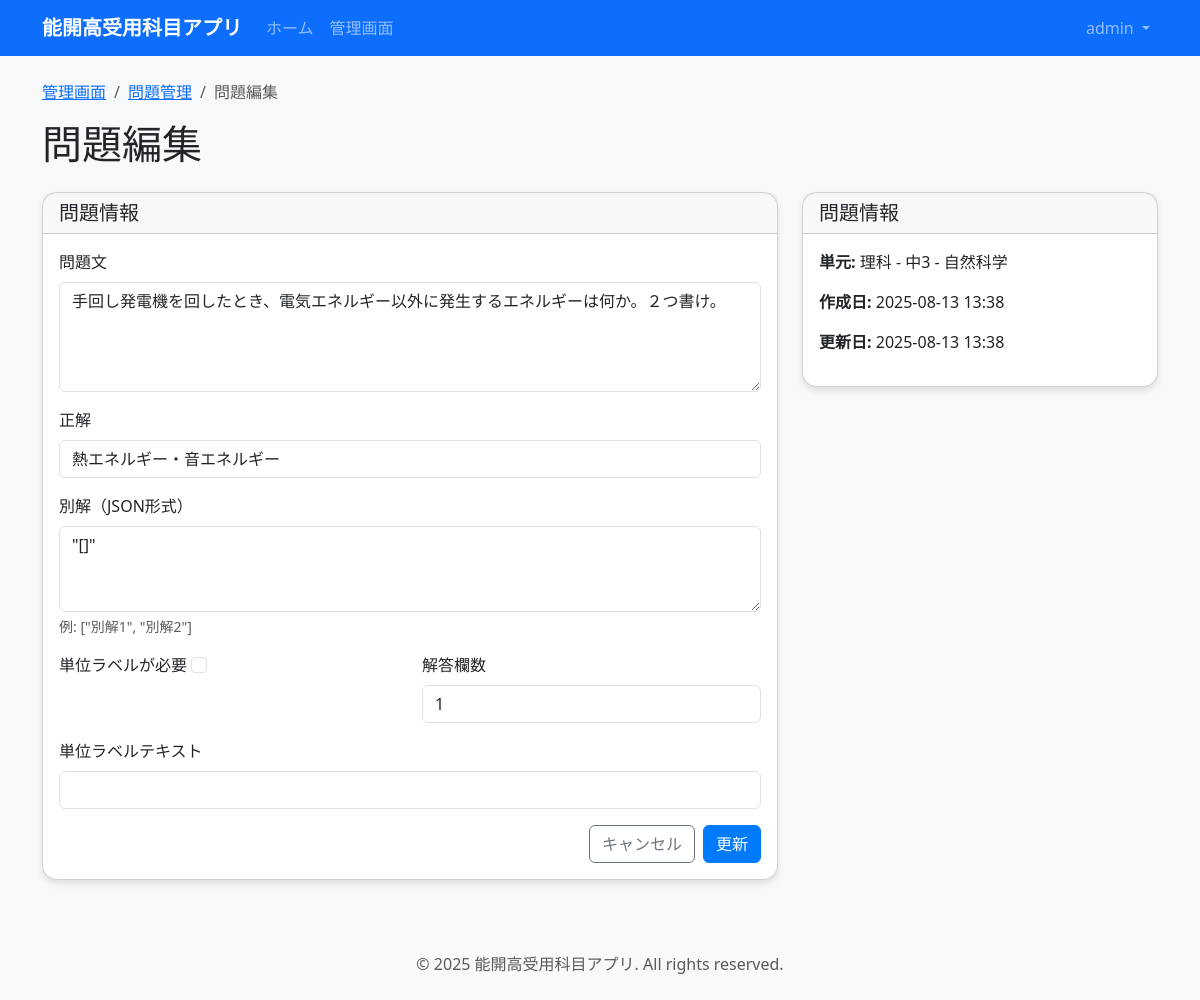
/admin-panel/questions/1429/edit/ (signed in), run on an earlier commit of the app's database.
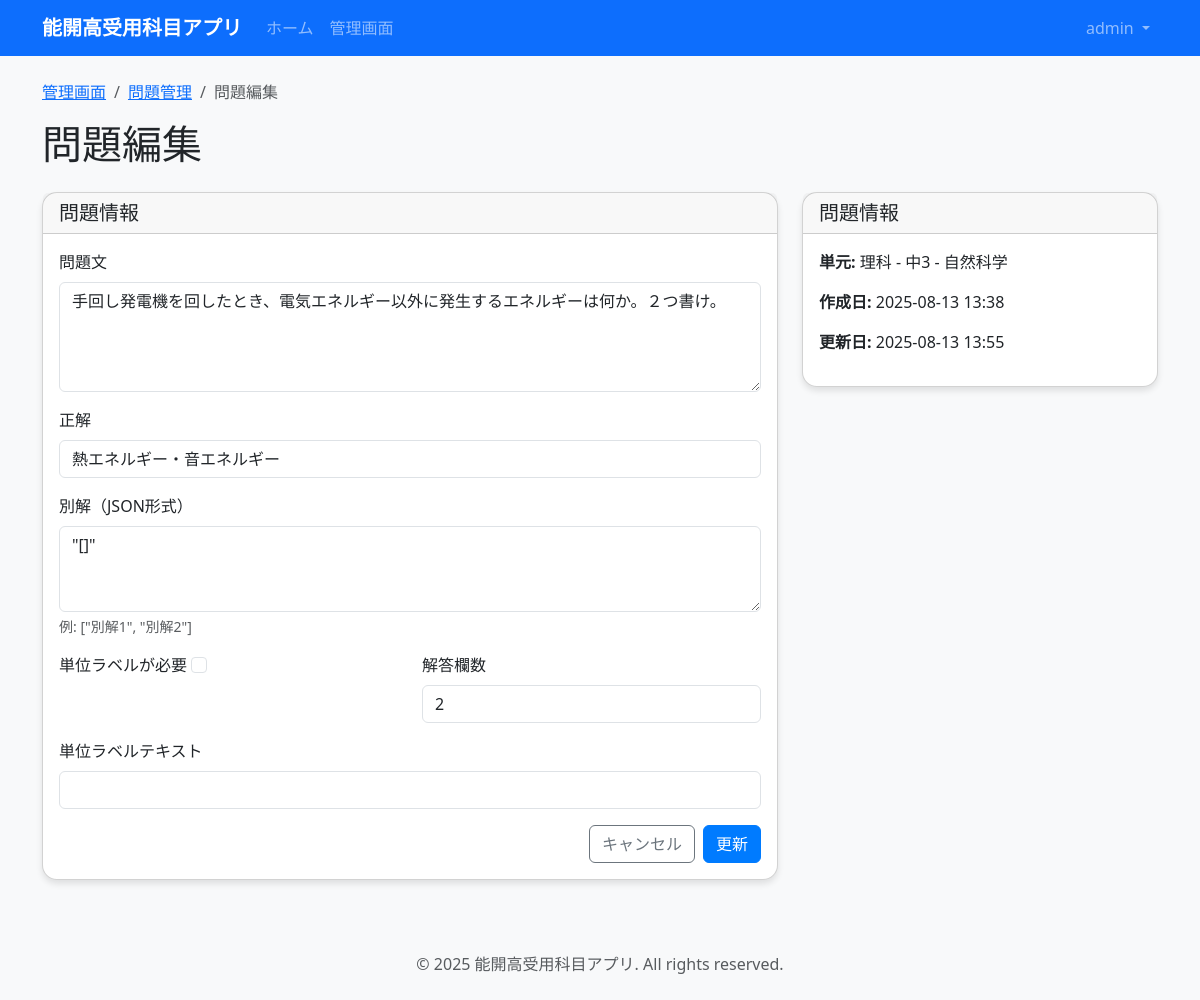
And on a later commit of the database.
### quiz_app/models.py (models this page shows, shortened)
class Question(models.Model):
    class QuestionType(models.TextChoices):
        TEXT = 'text', '記述問題'
        CHOICE = 'choice', '選択問題'
    unit = models.ForeignKey(
        Unit,
        on_delete=models.CASCADE,
        related_name='questions',
        verbose_name='単元'
    )
    source_id = models.CharField(max_length=50, verbose_name='元データID')
    question_type = models.CharField(
        max_length=10,
        choices=QuestionType.choices,
        default=QuestionType.TEXT,
        verbose_name='問題タイプ'
    )
    text = models.TextField(verbose_name='問題文')
    correct_answer = models.TextField(verbose_name='正解')
    accepted_alternatives = models.JSONField(
        default=list,
        blank=True,
        verbose_name='別解'
    )
    choices = models.JSONField(
        default=list,
        blank=True,
        verbose_name='選択肢'
    )
    requires_unit_label = models.BooleanField(
        default=False,
        verbose_name='単位ラベル必要'
    )
    unit_label_text = models.CharField(
        max_length=20,
        blank=True,
        verbose_name='単位ラベル'
    )
    parts_count = models.PositiveIntegerField(
        default=1,
        validators=[MinValueValidator(1), MaxValueValidator(10)],
        verbose_name='解答欄数'
    )
    created_at = models.DateTimeField(auto_now_add=True, verbose_name='作成日時')
    updated_at = models.DateTimeField(auto_now=True, verbose_name='更新日時')
    class Meta:
        verbose_name = '問題'
        verbose_name_plural = '問題'
        unique_together = ['unit', 'source_id']
        indexes = [
            models.Index(fields=['unit', 'source_id']),
        ]

class Unit(models.Model):
    subject = models.ForeignKey(
        Subject,
        on_delete=models.CASCADE,
        related_name='units',
        verbose_name='教科'
    )
    grade_year = models.CharField(max_length=10, verbose_name='学年')
    category = models.CharField(max_length=50, verbose_name='カテゴリ')
    unit_key = models.CharField(
        max_length=100,
        unique=True,
        verbose_name='単元キー'
    )
    class Meta:
        verbose_name = '単元'
        verbose_name_plural = '単元'
        unique_together = ['subject', 'grade_year', 'category']
    def __str__(self):
        return f"{self.subject.label_ja} - {self.grade_year} - {self.category}"

class Subject(models.Model):
    class Code(models.TextChoices):
        SCIENCE = 'science', '理科'
        SOCIAL = 'social', '社会'
    code = models.CharField(
        max_length=10,
        choices=Code.choices,
        unique=True,
        verbose_name='教科コード'
    )
    label_ja = models.CharField(max_length=20, verbose_name='教科名')
    class Meta:
        verbose_name = '教科'
        verbose_name_plural = '教科'

### admin_panel/views.py (the view, shortened to what this page needs)
# urls.py: path('questions/<int:pk>/edit/', views.QuestionEditView.as_view(), name='question_edit'),
class QuestionEditView(LoginRequiredMixin, AdminRequiredMixin, UpdateView):
    model = Question
    template_name = 'admin_panel/question_edit.html'
    form_class = QuestionForm
    success_url = reverse_lazy('admin_panel:questions')

### admin_panel/forms.py
class QuestionForm(forms.ModelForm):
    class Meta:
        model = Question
        fields = ['text', 'correct_answer', 'accepted_alternatives', 'requires_unit_label', 'unit_label_text', 'parts_count']
        widgets = {
            'text': forms.Textarea(attrs={'class': 'form-control', 'rows': 4}),
            'correct_answer': forms.TextInput(attrs={'class': 'form-control'}),
            'accepted_alternatives': forms.Textarea(attrs={'class': 'form-control', 'rows': 3}),
            'requires_unit_label': forms.CheckboxInput(attrs={'class': 'form-check-input'}),
            'unit_label_text': forms.TextInput(attrs={'class': 'form-control'}),
            'parts_count': forms.NumberInput(attrs={'class': 'form-control'}),
        }

### admin_panel/views.py (called while the page is built)
def admin_required(user):
    return user.is_authenticated and user.role == 'admin'

    def test_func(self):
        return admin_required(self.request.user)

### templates/admin_panel/question_edit.html (shortened to what this page needs)
{% extends 'base.html' %}
{% block content %}
<div class="row">
    <div class="col-12">
        <nav aria-label="breadcrumb">
            <ol class="breadcrumb">
                <li class="breadcrumb-item"><a href="{% url 'admin_panel:home' %}">管理画面</a></li>
                <li class="breadcrumb-item"><a href="{% url 'admin_panel:questions' %}">問題管理</a></li>
                <li class="breadcrumb-item active">問題編集</li>
            </ol>
        </nav>
        <h1 class="mb-4">問題編集</h1>
    </div>
</div>
<div class="row">
    <div class="col-md-8">
        <div class="card">
            <div class="card-header">
                <h5 class="mb-0">問題情報</h5>
            </div>
            <div class="card-body">
                <form method="post">
                    <div class="mb-3">
                        <label for="{{ form.text.id_for_label }}" class="form-label">問題文</label>
                        {{ form.text }}
                    </div>
                    <div class="mb-3">
                        <label for="{{ form.correct_answer.id_for_label }}" class="form-label">正解</label>
                        {{ form.correct_answer }}
                    </div>
                    <div class="mb-3">
                        <label for="{{ form.accepted_alternatives.id_for_label }}" class="form-label">別解（JSON形式）</label>
                        {{ form.accepted_alternatives }}
                        <div class="form-text">例: ["別解1", "別解2"]</div>
                    </div>
                    <div class="row">
                        <div class="col-md-6">
                            <div class="mb-3">
                                <label for="{{ form.requires_unit_label.id_for_label }}" class="form-label">単位ラベルが必要</label>
                                {{ form.requires_unit_label }}
                            </div>
                        </div>
                        <div class="col-md-6">
                            <div class="mb-3">
                                <label for="{{ form.parts_count.id_for_label }}" class="form-label">解答欄数</label>
                                {{ form.parts_count }}
                            </div>
                        </div>
                    </div>
                    <div class="mb-3">
                        <label for="{{ form.unit_label_text.id_for_label }}" class="form-label">単位ラベルテキスト</label>
                        {{ form.unit_label_text }}
                    </div>
                    <div class="d-grid gap-2 d-md-flex justify-content-md-end">
                        <a href="{% url 'admin_panel:questions' %}" class="btn btn-outline-secondary">キャンセル</a>
                        <button type="submit" class="btn btn-primary">更新</button>
                    </div>
                </form>
            </div>
        </div>
    </div>
    <div class="col-md-4">
        <div class="card">
            <div class="card-header">
                <h5 class="mb-0">問題情報</h5>
            </div>
            <div class="card-body">
                <p><strong>単元:</strong> {{ object.unit }}</p>
                <p><strong>作成日:</strong> {{ object.created_at|date:"Y-m-d H:i" }}</p>
                <p><strong>更新日:</strong> {{ object.updated_at|date:"Y-m-d H:i" }}</p>
            </div>
        </div>
    </div>
</div>
{% endblock %}

What changed in the data, as far as the page shows it:
changed Question "手回し発電機を回したとき、電気エネルギー以外に発生するエネルギーは何か。２つ書け。": parts_count "1" → "2"; updated_at "2025-08-13 13:38" → "2025-08-13 13:55"
